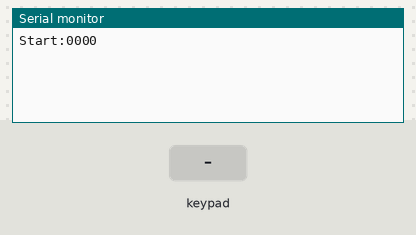
A sketch run on a simulated Arduino Uno, built with avr-gcc and run on an emulated ATmega328P. Shown: the last lines printed to the serial monitor. Inputs (shaded band) come from the test bench.

Above: at 1.2 s.
1.3 s: key '1' pressed
At 1.9 s:
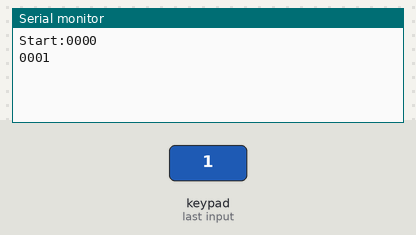
2.8 s: keypad keys 0 0 0 0 # pressed 0.4 s apart
At 5.4 s:
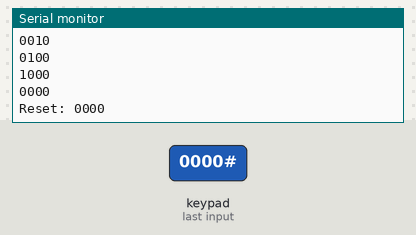
6.3 s: key '*' pressed
At 7.4 s:
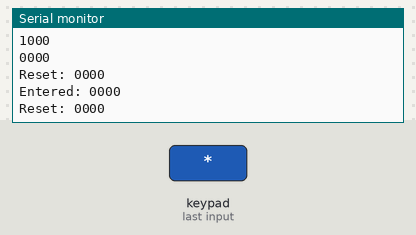
7.8 s: keypad keys 7 6 5 4 pressed 0.4 s apart
At 10.0 s:
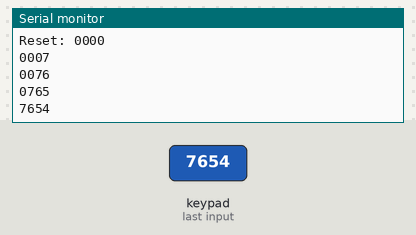
Timing chart, 0 to 11.5 s (numbered marks = the images above; inputs shaded):
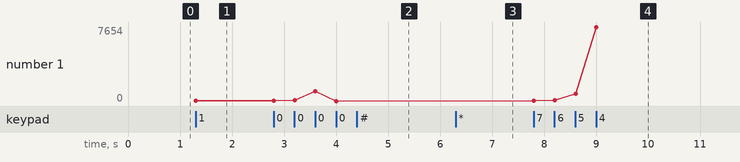

Measured:
- after the input at 1.3 s, the serial monitor: prints a new line at once (image 1)
- after the input at 2.8 s, the serial monitor: prints a new line at once (image 2)
- after the input at 6.3 s, the serial monitor: prints a new line at once (image 3)
- after the input at 7.8 s, the serial monitor: prints a new line at once (image 4)
- plotted number 1: 0 → 7654 after the input at 7.8 s

The sketch:

button_4_3_reset_enter.ino
```cpp
#include <Key.h>
#include <Keypad.h>

const byte ROWS = 4;
const byte COLS = 3;

byte rowPins[ROWS] = {7, 6, 5, 4};
byte colPins[COLS] = {8, 10, 9};

char keys[ROWS][COLS] = {
  {'1','2','3'},
  {'4','5','6'},
  {'7','8','9'},
  {'#','0','*'}
};

Keypad keypad = Keypad(makeKeymap(keys), rowPins, colPins, ROWS, COLS);

// 4자리 숫자 저장 버퍼 (초기값 "0000")
char inputBuffer[5] = "0000";

void setup() {
  Serial.begin(9600);
  Serial.println("Start:" + String(inputBuffer)); // 초기값 출력
}

void loop() {
  char key = keypad.getKey();

  if (key) {
    if (isDigit(key)) { // 숫자 키만 처리
      // 왼쪽으로 한 자리씩 시프트 (첫 번째 문자 제거)
      for(int i=0; i<3; i++) {
        inputBuffer[i] = inputBuffer[i+1];
      }
      inputBuffer[3] = key; // 새 숫자를 마지막 자리에 추가
      Serial.println(inputBuffer); // 결과 출력
    }
    else if (key == '#') { // #을 누르면 초기화
      strcpy(inputBuffer, "0000");
      Serial.println("Reset: 0000");
    }
    else if (key == '*') { // *을 누르면 입력값 출력 후 초기화
      Serial.print("Entered: ");
      Serial.println(inputBuffer);
      strcpy(inputBuffer, "0000");
      Serial.println("Reset: 0000");
    }
  }
}
```
